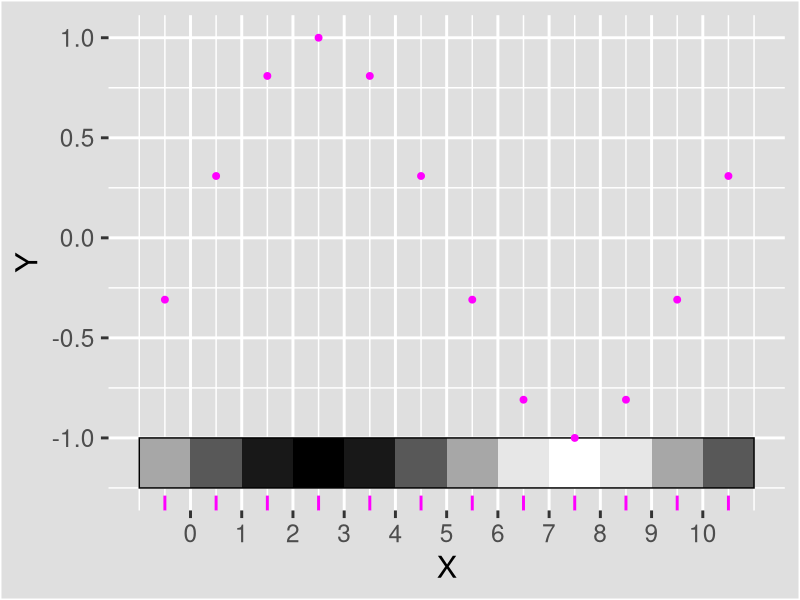
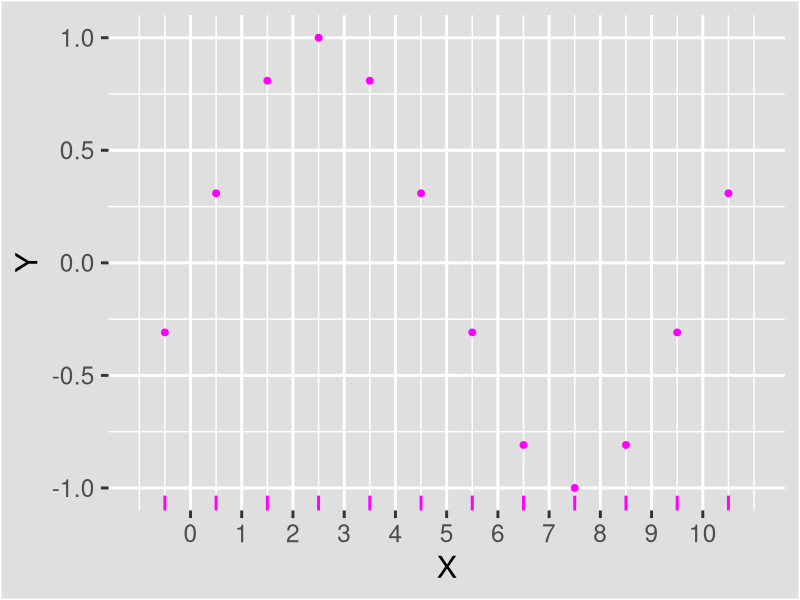
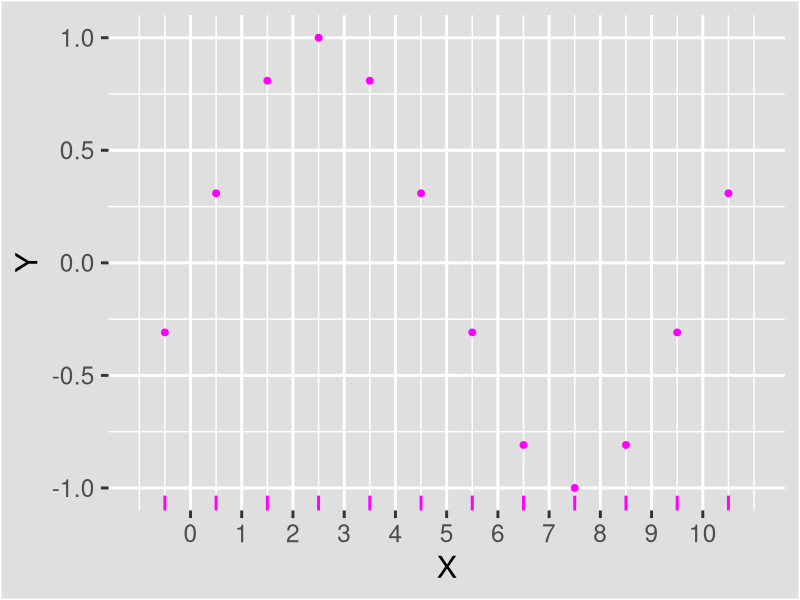
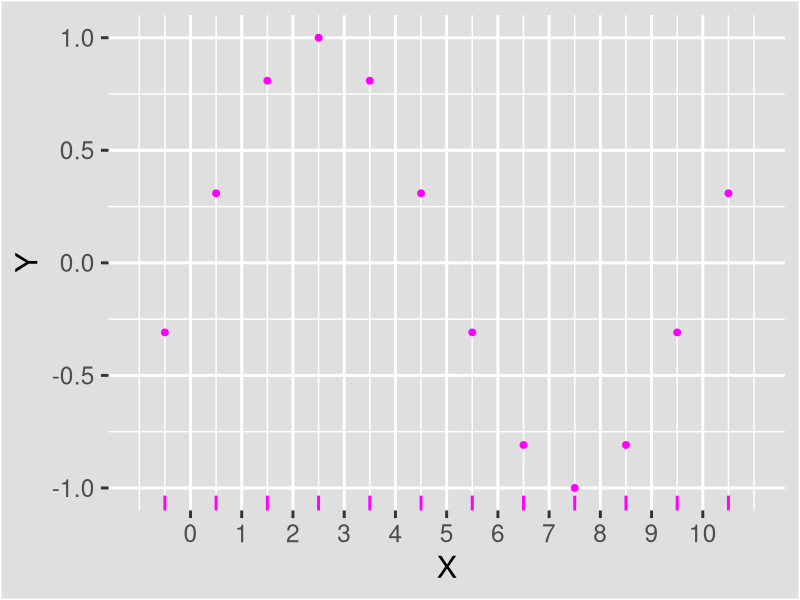
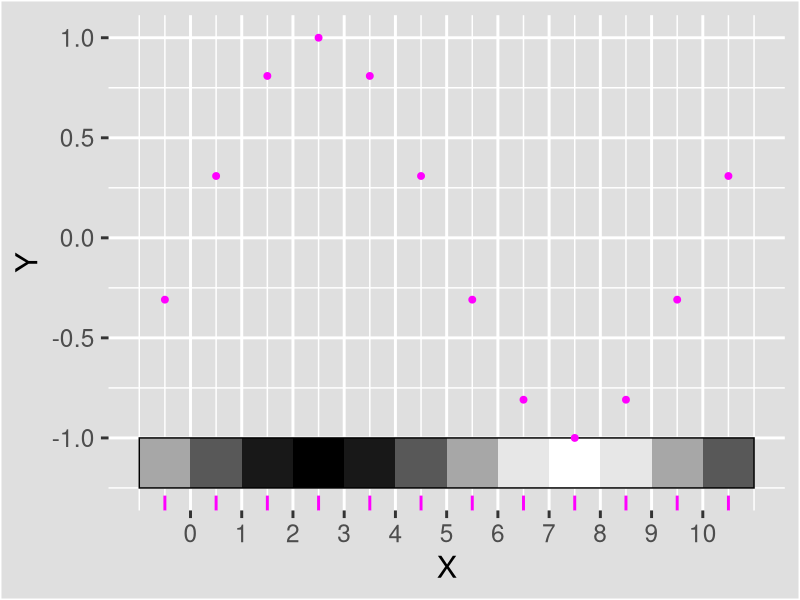
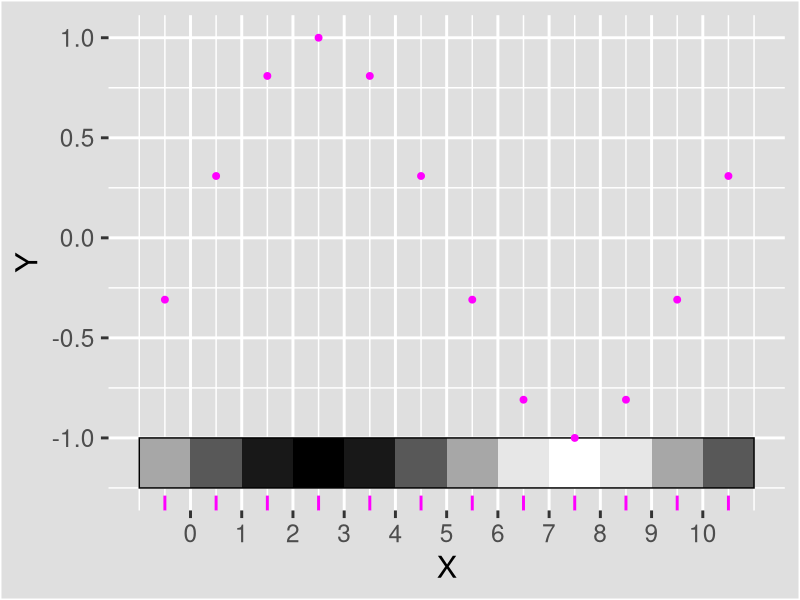

These figures' R source, in order: (Note: this script raises an error after producing the figures.)
library(ggplot2)
#	based on the Python code from https://en.wikipedia.org/wiki/File:AliasingSines.svg

sin.1	=	function(x)	sin(x * 2 * pi * 0.1)
sin.9	=	function(x)	sin(x * 2 * pi * 0.9)

samps	=	function(LEN = NULL, BY = NULL, stoc = FALSE, STOC = FALSE, END = 10, ...)	{
	ARGS	=	list(...)
	#	using ... to accept additional arguments is helpful but they need to be used, which this does without impacting anything
	if	(is.null(LEN)	&	is.null(BY)		&	!stoc)	{
		out	=	seq(-1, END) + 0.5
	}
	if	(!is.null(LEN)	&	is.null(BY)		&	!stoc)	{
		out	=	seq(-1, END, length.out = LEN) + 0.5
	}
	if	(is.null(LEN)	&	!is.null(BY)	&	!stoc)	{
		# out	=	seq(-1, END, by = BY) + 0.5
		out	=	c(seq(0, -1, by = -BY), seq(0, END, by = BY)) + 0.5
		#	I want it to always have the point 0.5
	}
	if	(stoc	&	!STOC)	{
		out	=	stocs
	}
	if	(STOC)	{
		out	=	STOCS(END)
	}
	return(unique(sort(out)))
}


# sin.9FL	=	function(END = 10, BY = 1, func = mean)	{
	# mean = box,	TRIAG = triangle,	GAUSS = gaussian
	# out	=	matrix(seq(-1, END-1/BY, by = 1/BY)+1/(2*BY), ncol = BY, byrow = TRUE)
	# out	=	apply(sin.9(out), 1, func)
	# return(out)
# }

# TRIAG	=	function(DATA)	{
	# len = length(DATA)
	# weighted.mean(DATA, 0:(len - 1)/len + 1/(2*len))
# }

# GAUSS	=	function(DATA)	{
	# len = length(DATA)
	# weighted.mean(DATA, pnorm(0:(len - 1)/len + 1/(2*len)))
# }
#	nice to have and I think it will work, but I do not want to try incorporating it

if	(interactive())	{
	setwd("E:/Users/Jim/My Documents/OCC/@Reviews/Serious Statistics AA/@1.1 Stuff")
}	else	{
	pdf(NULL)
}

theme_set(theme_grey(base_size = 22))

gWIDTH	=	16
gHEIGH	=	9
DPI		=	120

customSave	=	function(type="", device=ggdevice, plot = last_plot(), width=gWIDTH, height=gHEIGH, dpi=DPI)	{
	if	(device	==	"png"	|	device == "both")	{
		ggsave(filename=paste0("Alias Example - ", type, ".png"), plot = plot, device="png", width=width, height=height, dpi=dpi)
	}
	if	(device	==	"pdf"	|	device == "both")	{
		ggsave(filename=paste0("Alias Example - ", type, ".pdf"), plot = plot, device="pdf", width=width, height=height)
	}
}


POINTS		=	function(CLR = "magenta", OFF = 0, ...)	{
	geom_point(	data = data.frame(x = samps(...) + OFF), aes(x, y = sin.9(x)), color = CLR, size = 2)
}
LINES		=	function(lineCLR = "black", lineSIZE = 0, OFF = 0, ...)		{
	geom_path(	data = data.frame(x = samps(...) + OFF), aes(x, y = sin.9(x)), color = lineCLR, size = lineSIZE)
}
RUG			=	function(CLR = "magenta", OFF = 0, ...)	{
	geom_rug(data = data.frame(x = samps(...) + OFF), aes(x), color = CLR, size = 1)
}

COMBINED	=	function(...)	{
	list(
		LINES(	...),
		POINTS(	...),
		RUG(	...)
	)
	#	separate layers can be added as a list like this
}

FUN	=	function(func, samples = 5000, CLR)	{
	stat_function(aes(x = samps()), fun = func, n = samples, color = CLR) 
}

GRAD	=	function(func = sin.9, stoc = FALSE, STOC = FALSE, OFF = 0, hOFF = 0, vOFF = 0, WID = 1, CLR = "black", ...)	{
	list(
		geom_rect(aes(
				xmin	=	min(samps(...)) - hOFF - WID / 2,
				xmax	=	max(samps(...)) + hOFF + WID / 2,
				ymin	=	-1 - vOFF,
				ymax	=	-1 - 0.25 - vOFF	),
			fill = "white",
			color = "black"
			),
		geom_rect(aes(
				xmin	=	samps(...) - hOFF - WID / 2,
				xmax	=	samps(...) + hOFF + WID / 2,
				ymin	=	-1 - 0 - vOFF,
				ymax	=	-1 - 0.25 - vOFF	),
			alpha	=	(func(samps(stoc = stoc, STOC = STOC, ...) + OFF) / 2 + 0.5),
			fill	=	CLR
			)
	)
}

scales	=	list(
	scale_x_continuous(breaks = 0:10, name = "X"),
	scale_y_continuous(breaks = -2:2/2, name = "Y"),
	coord_cartesian(xlim = c(-1, 11))
	)

THEME	=	theme(panel.background = element_blank(), plot.background = element_rect(fill = "#dfdfdf"))


COMBINED	=	function(stoc = FALSE, ...)	{
	list(
		LINES(		stoc = stoc),
		POINTS(		stoc = stoc),
		RUG(		stoc = stoc)
	)
	#	separate layers can be added as a list like this
}


#Samples
ggplot() + 
COMBINED(	) + 
scales + THEME

customSave("Sine Samples", "both")

ggplot() + 
GRAD(		) + 
COMBINED(	) + 
scales + THEME

customSave("Sine Samples - Grad", "both")

#Samples + Sin 0.1
ggplot() + 
FUN(sin.1, 10000, "red") +
COMBINED(	END = 20) + 
scales + THEME

customSave("Sine Samples - 0.1", "both")

ggplot() + 
GRAD(		vOFF = 0.25) + 
GRAD(		func = sin.1, LEN = 10000, WID = 11/10000, CLR = "red") + 
FUN(sin.1, 10000, "red") +
COMBINED(	) + 
scales + THEME

customSave("Sine Samples - 0.1 - Grad", "both")

#Samples + Sin 0.9
ggplot() + 
FUN(sin.9, 10000, "blue") +
COMBINED(	) + 
scales + THEME

customSave("Sine Samples - 0.9", "both")

ggplot() + 
GRAD(		vOFF = 0.25) + 
GRAD(		func = sin.9, LEN = 10000, WID = 11/10000, CLR = "blue") + 
FUN(sin.9, 10000, "blue") +
COMBINED(	) + 
scales + THEME

customSave("Sine Samples - 0.9 - Grad", "both")


#Sine Waves
ggplot() +
FUN(sin.1, 10000, "red") +
FUN(sin.9, 10000, "blue") +
COMBINED() + 
scales + THEME

customSave("Sine Waves", "both")


ggplot() +
GRAD(	func = sin.1,	LEN = 10000,	WID = 11/10000,				CLR = "red") + 
GRAD(													vOFF = 0.25) + 
GRAD(	func = sin.9,	LEN = 10000,	WID = 11/10000,	vOFF = 0.5,	CLR = "blue") + 
FUN(sin.1, 10000, "red") +
FUN(sin.9, 10000, "blue") +
COMBINED() + 
scales + THEME

customSave("Sine Waves - Grad", "both")

#	Offsets with legend
ggplot() +
GRAD(		OFF = -0.25, 				CLR = "red") + 
GRAD(					vOFF = 0.25,	CLR = "magenta") + 
GRAD(		OFF = 0.25,	vOFF = 0.5,	CLR = "cyan") + 
COMBINED(	OFF = -0.25,	CLR = "red",	lineCLR = "darkgrey") +
COMBINED(	) + 
COMBINED(	OFF = 0.25,		CLR = "cyan",	lineCLR = "darkgrey") + 
scales + THEME + 
scale_color_manual(guide = "legend", name = "Offset", values = c("0" = "magenta", "+0.25" = "cyan", "-0.25" = "red"), labels = c("+0.25", "0", "-0.25")) + 
#	for this to work I am adding generic points with the aesthetics including a color so the scale will work
geom_point(aes(x = -Inf, y = -Inf, color = "-0.25")) +
geom_point(aes(x = -Inf, y = -Inf, color = "0")) +
geom_point(aes(x = -Inf, y = -Inf, color = "+0.25")) +
geom_point(aes(x = -Inf, y = -Inf), color = "#dfdfdf")
#	this last one covers the points

customSave("Temporal", "both")

LEN	=	4096
END	=	48

ggplot() + 
GRAD(		func = sin.1,	LEN = LEN,		WID = (END + 1)/LEN,	vOFF = 0.00,	CLR = "red",	END = END) + 
GRAD(		BY = 1.0,						WID = 1.0,				vOFF = 0.25,					END = END) +
GRAD(		BY = 0.5,						WID = 0.5,				vOFF = 0.50,					END = END) +
GRAD(		BY = (1/0.9)/2,					WID = (1/0.9)/2,		vOFF = 0.75,					END = END) +
GRAD(		BY = (1/0.9)/4,					WID = (1/0.9)/4,		vOFF = 1.00,					END = END) +
GRAD(		func = sin.9,	LEN = LEN,		WID = (END + 1)/LEN,	vOFF = 1.25,	CLR = "blue",	END = END) + 
scale_x_continuous(name = NULL, breaks = NULL) + 
scale_y_continuous(name = NULL, breaks = -(0:5/4)-1.125, labels = c(
	"sin(0.1x + .5)",
	"Width: 1.0",
	"Width: 0.5",
	"Width: 0.5556",
	"Width: 0.2778",
	"sin(0.9x + .5)"
)) + coord_cartesian(expand = FALSE) + 
THEME + theme(axis.text.y=element_text(hjust = 0))

customSave("Rate Comparison", "both")

#	Nyquist stuff, just use BY
NS = (1/0.9)/2
NS = (1/0.9)/1.25
NS = 1

NyquistGraph	=	function(NS)	{
	ggplot() + 
	GRAD(		BY = NS,						WID = NS, END = 10) +
	GRAD(		func = sin.9,	LEN = 10000,	WID = 11/10000,	vOFF = 0.25,	CLR = "blue", END = 10) + 
	FUN(sin.9, 10000, "blue") +
	COMBINED(	BY = NS, lineSIZE = 1.5) +
	scales + THEME
}
NyquistGraph(0.75)

customSave("Nyquist - Rate", "both",	NyquistGraph(1/(0.9*2)))
customSave("Nyquist - Rate x2", "both",	NyquistGraph(1/(0.9*4)))

#	Stochastic
STOCS	=	function(END = 10)	{
	-1:END + 0.5 + runif(2 + END, -0.5, 0.5)
}

END	=	1694/2
LEN	=	1694*3
END	=	360		#	original value used

store = STOCS(END)
stocs = store[1:362]	#	for use with END = 360	
stocs = store


ggplot() + 
GRAD(		func = sin.1,	LEN = LEN,		WID = (END + 1)/LEN,	vOFF = 0.00,	CLR = "red",	END = END) + 
GRAD(		BY = 1.0,						WID = 1.0,				vOFF = 0.25,					END = END) +
GRAD(		stoc = TRUE,											vOFF = 0.50,					END = END) +
GRAD(		func = sin.9,	LEN = LEN,		WID = (END + 1)/LEN,	vOFF = 0.75,	CLR = "blue",	END = END) + 
scale_x_continuous(name = NULL, breaks = NULL) + 
scale_y_continuous(name = NULL, breaks = -(0:3/4)-1-0.125, labels = c(
	"sin(0.1x + .5)",
	"Width: 1", 
	"Stochastic",
	"sin(0.9x + .5)"
)) + coord_cartesian(expand = FALSE) + 
THEME + theme(axis.text.y=element_text(hjust = 0))

customSave("Stochastic Comparison", "both")							#	with END = 360
customSave("Stochastic Comparison - Pixel", "both", height = 1.5)	#	with END = 1694/2

#	to make a comparison of multiple stochastic placements, save the plots to variables, and then combine them
#		saving the plots this way protects them from changes
stocs = store[1:12]
ggplot() + 
GRAD(		BY = 1.0,						WID = 1.0,				vOFF = 0.00,					END = END) +
GRAD(		stoc = TRUE,											vOFF = 0.25) +
GRAD(		func = sin.9,	LEN = LEN,		WID = (END + 1)/LEN,	vOFF = 0.50,	CLR = "blue",	END = END) + 
COMBINED(	stoc = TRUE) +
FUN(sin.9, 10000, "blue") +
scales + THEME

customSave("Stochastic", "both")
